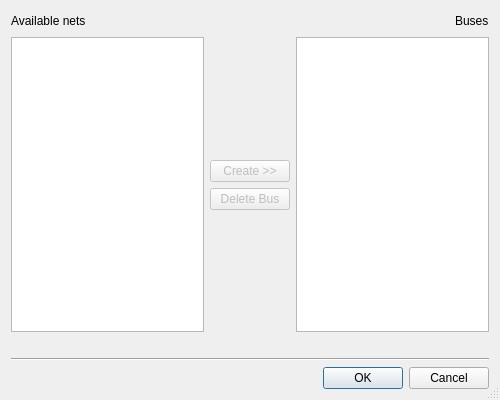
<?xml version="1.0" encoding="UTF-8"?>
<ui version="4.0">
 <class>DialogEditBuses</class>
 <widget class="QDialog" name="DialogEditBuses">
  <property name="geometry">
   <rect>
    <x>0</x>
    <y>0</y>
    <width>500</width>
    <height>400</height>
   </rect>
  </property>
  <property name="windowTitle">
   <string>Edit Buses</string>
  </property>
  <property name="sizeGripEnabled">
   <bool>true</bool>
  </property>
  <layout class="QVBoxLayout" name="verticalLayout_2">
   <item>
    <layout class="QHBoxLayout" name="horizontalLayout_1">
     <item>
      <widget class="QLabel" name="label_1">
       <property name="text">
        <string>Available nets</string>
       </property>
      </widget>
     </item>
     <item>
      <spacer name="horizontalSpacer_1">
       <property name="orientation">
        <enum>Qt::Horizontal</enum>
       </property>
       <property name="sizeHint" stdset="0">
        <size>
         <width>40</width>
         <height>20</height>
        </size>
       </property>
      </spacer>
     </item>
     <item>
      <widget class="QLabel" name="label_2">
       <property name="text">
        <string>Buses</string>
       </property>
      </widget>
     </item>
    </layout>
   </item>
   <item>
    <layout class="QHBoxLayout" name="horizontalLayout_2">
     <item>
      <widget class="QListWidget" name="listNets">
       <property name="selectionMode">
        <enum>QAbstractItemView::ExtendedSelection</enum>
       </property>
       <property name="sortingEnabled">
        <bool>true</bool>
       </property>
      </widget>
     </item>
     <item>
      <layout class="QVBoxLayout" name="verticalLayout_1">
       <item>
        <spacer name="verticalSpacer_1">
         <property name="orientation">
          <enum>Qt::Vertical</enum>
         </property>
         <property name="sizeHint" stdset="0">
          <size>
           <width>20</width>
           <height>40</height>
          </size>
         </property>
        </spacer>
       </item>
       <item>
        <widget class="QPushButton" name="btCreate">
         <property name="enabled">
          <bool>false</bool>
         </property>
         <property name="text">
          <string>Create &gt;&gt;</string>
         </property>
        </widget>
       </item>
       <item>
        <widget class="QPushButton" name="btDelete">
         <property name="enabled">
          <bool>false</bool>
         </property>
         <property name="text">
          <string>Delete Bus</string>
         </property>
        </widget>
       </item>
       <item>
        <spacer name="verticalSpacer_2">
         <property name="orientation">
          <enum>Qt::Vertical</enum>
         </property>
         <property name="sizeHint" stdset="0">
          <size>
           <width>20</width>
           <height>40</height>
          </size>
         </property>
        </spacer>
       </item>
      </layout>
     </item>
     <item>
      <widget class="QListWidget" name="listBuses">
       <property name="sortingEnabled">
        <bool>true</bool>
       </property>
      </widget>
     </item>
    </layout>
   </item>
   <item>
    <widget class="QLabel" name="labelNets">
     <property name="text">
      <string/>
     </property>
     <property name="alignment">
      <set>Qt::AlignRight|Qt::AlignTrailing|Qt::AlignVCenter</set>
     </property>
    </widget>
   </item>
   <item>
    <widget class="Line" name="line">
     <property name="orientation">
      <enum>Qt::Horizontal</enum>
     </property>
    </widget>
   </item>
   <item>
    <widget class="QDialogButtonBox" name="buttonBox">
     <property name="orientation">
      <enum>Qt::Horizontal</enum>
     </property>
     <property name="standardButtons">
      <set>QDialogButtonBox::Cancel|QDialogButtonBox::Ok</set>
     </property>
    </widget>
   </item>
  </layout>
 </widget>
 <tabstops>
  <tabstop>listNets</tabstop>
  <tabstop>listBuses</tabstop>
  <tabstop>btCreate</tabstop>
  <tabstop>btDelete</tabstop>
 </tabstops>
 <resources/>
 <connections>
  <connection>
   <sender>buttonBox</sender>
   <signal>accepted()</signal>
   <receiver>DialogEditBuses</receiver>
   <slot>accept()</slot>
   <hints>
    <hint type="sourcelabel">
     <x>249</x>
     <y>379</y>
    </hint>
    <hint type="destinationlabel">
     <x>249</x>
     <y>199</y>
    </hint>
   </hints>
  </connection>
  <connection>
   <sender>buttonBox</sender>
   <signal>rejected()</signal>
   <receiver>DialogEditBuses</receiver>
   <slot>reject()</slot>
   <hints>
    <hint type="sourcelabel">
     <x>249</x>
     <y>379</y>
    </hint>
    <hint type="destinationlabel">
     <x>249</x>
     <y>199</y>
    </hint>
   </hints>
  </connection>
 </connections>
</ui>
